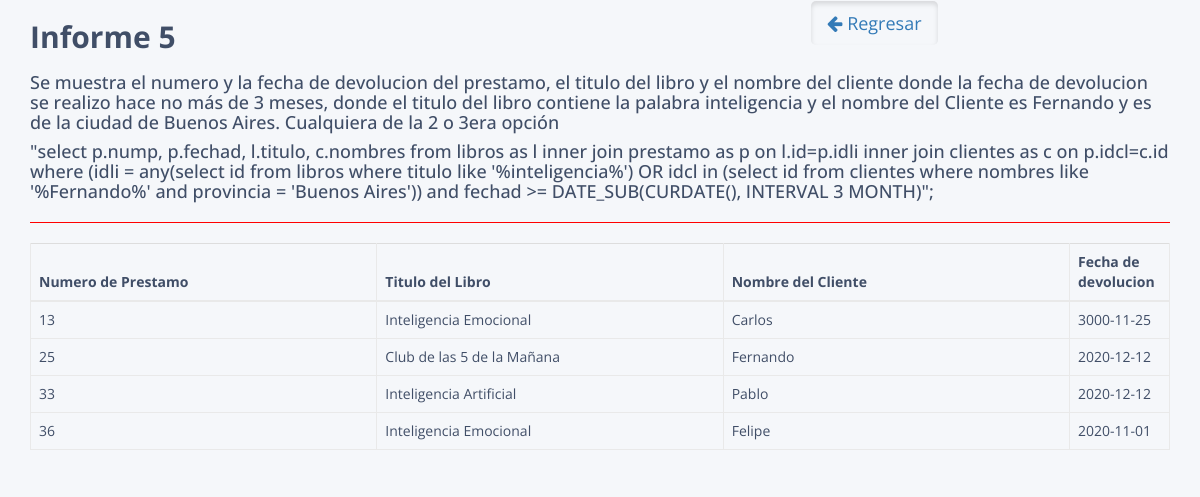
Screenshot of /informe5.php with the database file from the repository.
### tables this page shows
CREATE TABLE `prestamo` (
  `nump` int(8) NOT NULL,
  `idcl` int(11) DEFAULT NULL,
  `idli` int(20) DEFAULT NULL,
  `fechap` date NOT NULL,
  `fechad` date DEFAULT NULL
);

CREATE TABLE `libros` (
  `id` int(20) NOT NULL,
  `titulo` varchar(40) NOT NULL,
  `autor` varchar(20) DEFAULT 'Desconocido'
);

CREATE TABLE `clientes` (
  `id` int(11) NOT NULL,
  `nombres` varchar(100) DEFAULT NULL,
  `apellidos` varchar(100) DEFAULT NULL,
  `telefono` varchar(15) DEFAULT NULL,
  `direccion` varchar(255) DEFAULT NULL,
  `provincia` varchar(255) DEFAULT NULL,
  `correo_electronico` varchar(64) DEFAULT NULL
);

### database.php (called while the page is built, shortened)
<?php
	class Database{
		private $con;
		private $dbhost="localhost";
		private $dbuser="root";
		private $dbpass="";
		private $dbname="clientecp";
		public function connect_db(){
			$this->con = mysqli_connect($this->dbhost, $this->dbuser, $this->dbpass, $this->dbname);
		}
		public function readInforme5(){
			$sql = "select p.nump, p.fechad, l.titulo, c.nombres from libros as l inner join
			prestamo as p on l.id=p.idli inner join clientes as c on p.idcl=c.id where
			(idli = any(select id from libros where titulo like '%inteligencia%')
			 OR idcl in (select id from clientes where nombres like '%Fernando%' and provincia = 'Buenos Aires'))
			 and fechad >= DATE_SUB(CURDATE(), INTERVAL 3 MONTH)";
			$res = mysqli_query($this->con, $sql);
			return $res;
		}
	}
?>

### informe5.php (the view, shortened to what this page needs)
<!DOCTYPE html>
<html lang="en">
<head>
<link rel="stylesheet" href="https://maxcdn.bootstrapcdn.com/font-awesome/4.7.0/css/font-awesome.min.css">
<link rel="stylesheet" href="https://maxcdn.bootstrapcdn.com/bootstrap/3.3.7/css/bootstrap.min.css">
<link rel="stylesheet" href="css/custom.css">
</head>
<body>
    <div class="container">
                <div class="row">
                    <div class="col-sm-8"><h2><b>Informe 5</b></h2></div>
                    <div class="col-sm-4">
                    <a href="informes.php" class="btn btn-secondary btn-lg active"><i class="fa fa-arrow-left"></i> Regresar</a>
                    </div>
                </div>
                <h4>Se muestra el numero y la fecha de devolucion del prestamo, el titulo del libro y el nombre del cliente donde la fecha de devolucion se realizo hace no más de 3 meses, donde
                el titulo del libro contiene la palabra inteligencia y el nombre del Cliente es Fernando y es de la ciudad de Buenos Aires. Cualquiera de la 2 o 3era opción</h4>
       <h4> "select p.nump, p.fechad, l.titulo, c.nombres from libros as l inner join
			prestamo as p on l.id=p.idli inner join clientes as c on p.idcl=c.id where
			(idli = any(select id from libros where titulo like '%inteligencia%')
			 OR idcl in (select id from clientes where nombres like '%Fernando%' and provincia = 'Buenos Aires'))
			 and fechad >= DATE_SUB(CURDATE(), INTERVAL 3 MONTH)";</h4>
<hr style="border-color:red;">
            <table class="table table-bordered">
                <thead>
                    <tr>
                        <th>Numero de Prestamo</th>
                        <th>Titulo del Libro</th>
                        <th>Nombre del Cliente</th>
                        <th>Fecha de devolucion</th>
                    </tr>
                </thead>
				<?php
				include ('database.php');
				$informe5 = new Database();
				$listado=$informe5->readInforme5();
				?>
                <tbody>
				<?php
					while ($row=mysqli_fetch_object($listado)){
                        $nump =$row->nump;
                        $titulo=$row->titulo;
                        $nombres=$row->nombres;
                        $fechad=$row->fechad;
				?>
					<tr>
                    <td><?php echo $nump;?></td>
                        <td><?php echo $titulo;?></td>
                        <td><?php echo $nombres;?></td>
                        <td><?php echo $fechad;?></td>
                    </tr>
				<?php
					}
				?>
    </div>
</body>
</html>

### css/custom.css (style rules this page uses)
body { color: #404E67; background: #F5F7FA; font-family: 'Open Sans', sans-serif; }
table.table { table-layout: fixed; }
table.table tr th, table.table tr td { border-color: #e9e9e9; }
table.table th:last-child { width: 100px; }

### rows the page displays
prestamo: nump "13", idli.titulo "Inteligencia Emocional", idcl.nombres "Carlos", fechad "3000-11-25"
prestamo: nump "25", idli.titulo "Club de las 5 de la Mañana", idcl.nombres "Fernando", fechad "2020-12-12"
prestamo: nump "33", idli.titulo "Inteligencia Artificial", idcl.nombres "Pablo", fechad "2020-12-12"
prestamo: nump "36", idli.titulo "Inteligencia Emocional", idcl.nombres "Felipe", fechad "2020-11-01"
